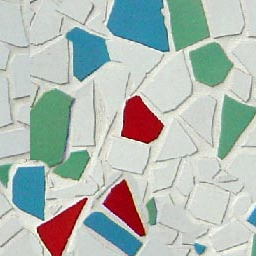
#> input picture No.5/poc1.bmp, 256 x 256 px
$ python poc.py
#> lines starting #> are read from the running program, lines starting #| are printed output that depends on the picture
import numpy as np
import matplotlib.pyplot as plt
import matplotlib.gridspec as gridspec
from PIL import Image
import os

os.makedirs("./outputs", exist_ok=True)

# ── 画像読み込み（カラー→グレースケール変換）──────────────────────────
img1 = np.array(Image.open("./poc1.bmp").convert("L"), dtype=float)
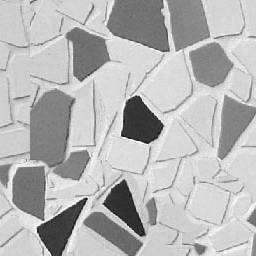
#> img1: shape (256, 256) float64; min 20, max 254, mean 181.8
img2 = np.array(Image.open("./poc2.bmp").convert("L"), dtype=float)
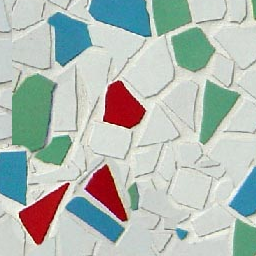
#> input picture No.5/poc2.bmp, 256 x 256 px
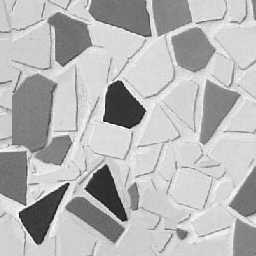
#> img2: shape (256, 256) float64; min 20, max 254, mean 182.5

H, W = img1.shape  # 256 x 256
#> H = 256; W = 256

# ─────────────────────────────────────────────────────────────────────────────
# 1.1  FFT
# ─────────────────────────────────────────────────────────────────────────────
F = np.fft.fft2(img1)
G = np.fft.fft2(img2)

# 表示用にゼロ周波数を中央へ移動
F_shift = np.fft.fftshift(F)
G_shift = np.fft.fftshift(G)

fig, axes = plt.subplots(2, 2, figsize=(10, 9))
fig.suptitle("1.1  FFT – Frequency Domain", fontsize=14)

axes[0, 0].imshow(img1, cmap="gray")
axes[0, 0].set_title("poc1.bmp (original)")
axes[0, 0].axis("off")

axes[0, 1].imshow(img2, cmap="gray")
axes[0, 1].set_title("poc2.bmp (shifted)")
axes[0, 1].axis("off")

axes[1, 0].imshow(np.log1p(np.abs(F_shift)), cmap="hot")
axes[1, 0].set_title("|F(u,v)|  (log scale)")
axes[1, 0].set_xlabel("u")
axes[1, 0].set_ylabel("v")

axes[1, 1].imshow(np.log1p(np.abs(G_shift)), cmap="hot")
axes[1, 1].set_title("|G(u,v)|  (log scale)")
axes[1, 1].set_xlabel("u")
axes[1, 1].set_ylabel("v")

plt.tight_layout()
plt.savefig("./outputs/fig_1_1_fft.png", dpi=150, bbox_inches="tight")
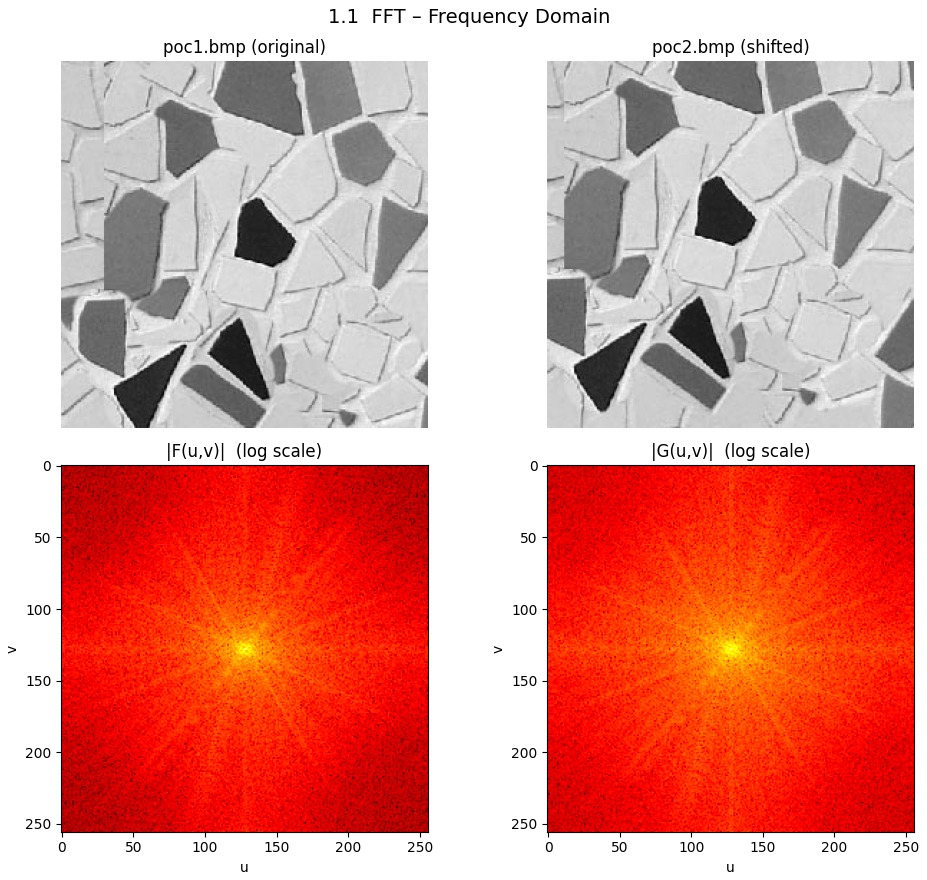
#> figure drawn by matplotlib, 4 panels
plt.close()
print("Saved: ./outputs/fig_1_1_fft.png")

# ─────────────────────────────────────────────────────────────────────────────
# 1.2  位相成分のみ抽出  F'(u,v) = F(u,v) / |F(u,v)|
# ─────────────────────────────────────────────────────────────────────────────
THRESHOLD = 1e-4

abs_F = np.abs(F)
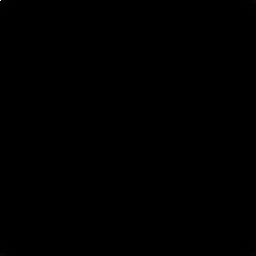
#> abs_F: shape (256, 256) float64; min 10.48, max 11914769, mean 4179.3; drawn with min black and max white
abs_G = np.abs(G)

# 閾値以下の振幅成分は 0 にする
mask_F = abs_F > THRESHOLD
#> mask_F: shape (256, 256) bool; every value is 1
mask_G = abs_G > THRESHOLD

F_phase = np.where(mask_F, F / abs_F, 0.0 + 0.0j)
G_phase = np.where(mask_G, G / abs_G, 0.0 + 0.0j)

F_phase_shift = np.fft.fftshift(F_phase)
G_phase_shift = np.fft.fftshift(G_phase)

fig, axes = plt.subplots(2, 2, figsize=(10, 9))
fig.suptitle("1.2  Phase-Only Components  |F'| = |G'| = 1", fontsize=14)

axes[0, 0].imshow(np.angle(F_phase_shift), cmap="hsv", vmin=-np.pi, vmax=np.pi)
axes[0, 0].set_title("Phase of F'(u,v)")
axes[0, 0].set_xlabel("u")
axes[0, 0].set_ylabel("v")

axes[0, 1].imshow(np.angle(G_phase_shift), cmap="hsv", vmin=-np.pi, vmax=np.pi)
axes[0, 1].set_title("Phase of G'(u,v)")
axes[0, 1].set_xlabel("u")
axes[0, 1].set_ylabel("v")

axes[1, 0].imshow(np.abs(F_phase_shift), cmap="gray", vmin=0, vmax=1)
axes[1, 0].set_title("|F'(u,v)|  (should be 0 or 1)")
axes[1, 0].set_xlabel("u")
axes[1, 0].set_ylabel("v")

axes[1, 1].imshow(np.abs(G_phase_shift), cmap="gray", vmin=0, vmax=1)
axes[1, 1].set_title("|G'(u,v)|  (should be 0 or 1)")
axes[1, 1].set_xlabel("u")
axes[1, 1].set_ylabel("v")

plt.tight_layout()
plt.savefig("./outputs/fig_1_2_phase.png", dpi=150, bbox_inches="tight")
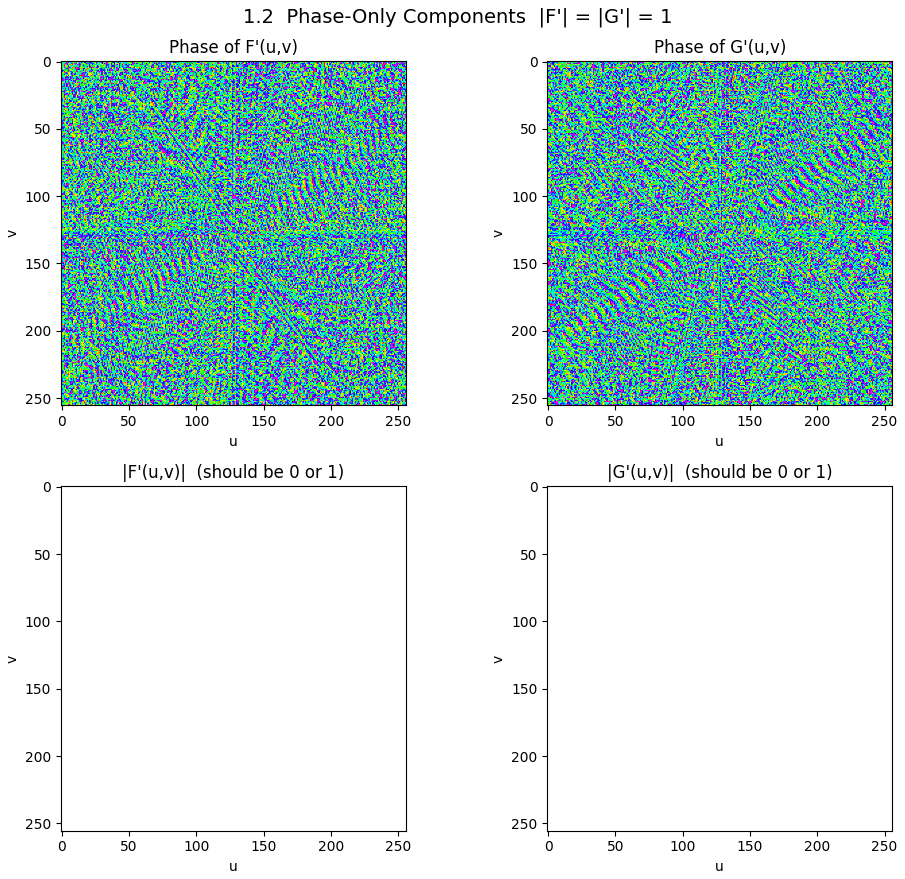
#> figure drawn by matplotlib, 4 panels
plt.close()
print("Saved: ./outputs/fig_1_2_phase.png")

# ─────────────────────────────────────────────────────────────────────────────
# 1.3  積 R(u,v) = F'(u,v) * conj(G'(u,v))  →  IFFT  →  ピーク検出
# ─────────────────────────────────────────────────────────────────────────────
R = F_phase * np.conj(G_phase)
r = np.real(np.fft.ifft2(R))

# ─── ピーク位置 ───────────────────────────────────────────────────────────
peak_idx = np.argmax(r)
#> peak_idx = 3858
peak_y_raw, peak_x_raw = np.unravel_index(peak_idx, r.shape)
#> peak_y_raw = 15; peak_x_raw = 18

# fftshift して可視化用の相関面を作成（ゼロ中央）
r_shift = np.fft.fftshift(r)

# IFFT の結果はゼロ周波数が左上なので、折り返しを考慮して移動量を計算
# 正の移動量は [0, H/2), 負の移動量は [H/2, H) に折り返す
dx = -peak_x_raw if peak_x_raw < W // 2 else -peak_x_raw + W
#> dx = -18
dy = -peak_y_raw if peak_y_raw < H // 2 else -peak_y_raw + H
#> dy = -15

print(f"\n=== Phase-Only Correlation 結果 ===")
print(f"ピーク座標 (raw)  : x={peak_x_raw}, y={peak_y_raw}")
#| ピーク座標 (raw)  : x=18, y=15
print(f"推定移動量        : Δx={dx} [pixel] (右方向正), Δy={dy} [pixel] (下方向正)")
#| 推定移動量        : Δx=-18 [pixel] (右方向正), Δy=-15 [pixel] (下方向正)
print(f"※ poc2 は poc1 に対して 左右方向に {abs(dx)} px、上下方向に {abs(dy)} px移動")
#| ※ poc2 は poc1 に対して 左右方向に 18 px、上下方向に 15 px移動
print(f"   方向: {'右' if dx>0 else '左'}に{abs(dx)}px, {'下' if dy>0 else '上'}に{abs(dy)}px")
#|    方向: 左に18px, 上に15px

# 可視化（IFFT 結果）
fig, axes = plt.subplots(1, 2, figsize=(12, 5))
fig.suptitle("1.3  IFFT of R(u,v) – Correlation Surface", fontsize=14)

im0 = axes[0].imshow(r, cmap="hot", origin="upper")
axes[0].set_title(f"r(x,y)  peak @ ({peak_x_raw}, {peak_y_raw})")
axes[0].plot(peak_x_raw, peak_y_raw, "c+", markersize=15, markeredgewidth=2)
axes[0].set_xlabel("x")
axes[0].set_ylabel("y")
plt.colorbar(im0, ax=axes[0])

# fftshift 版（ゼロ中央）
cx, cy = W // 2, H // 2
#> cx = 128; cy = 128
peak_x_shift = peak_x_raw - W if peak_x_raw >= W // 2 else peak_x_raw
#> peak_x_shift = 18
peak_y_shift = peak_y_raw - H if peak_y_raw >= H // 2 else peak_y_raw
#> peak_y_shift = 15

im1 = axes[1].imshow(r_shift, cmap="hot", origin="upper",
                     extent=[-W//2, W//2, H//2, -H//2])
axes[1].set_title(f"r(x,y) fftshift  Δx={dx}, Δy={dy}")
axes[1].plot(peak_x_shift, peak_y_shift, "c+", markersize=15, markeredgewidth=2)
axes[1].set_xlabel("Δx [pixel]")
axes[1].set_ylabel("Δy [pixel]")
plt.colorbar(im1, ax=axes[1])

plt.tight_layout()
plt.savefig("./outputs/fig_1_3_poc.png", dpi=150, bbox_inches="tight")
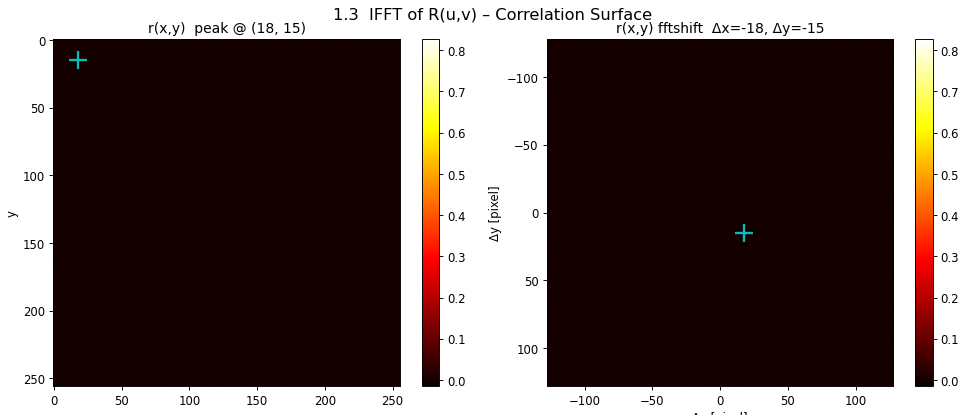
#> figure drawn by matplotlib, 4 panels
plt.close()
print("Saved: ./outputs/fig_1_3_poc.png")

print("\n全図の保存が完了しました。")
